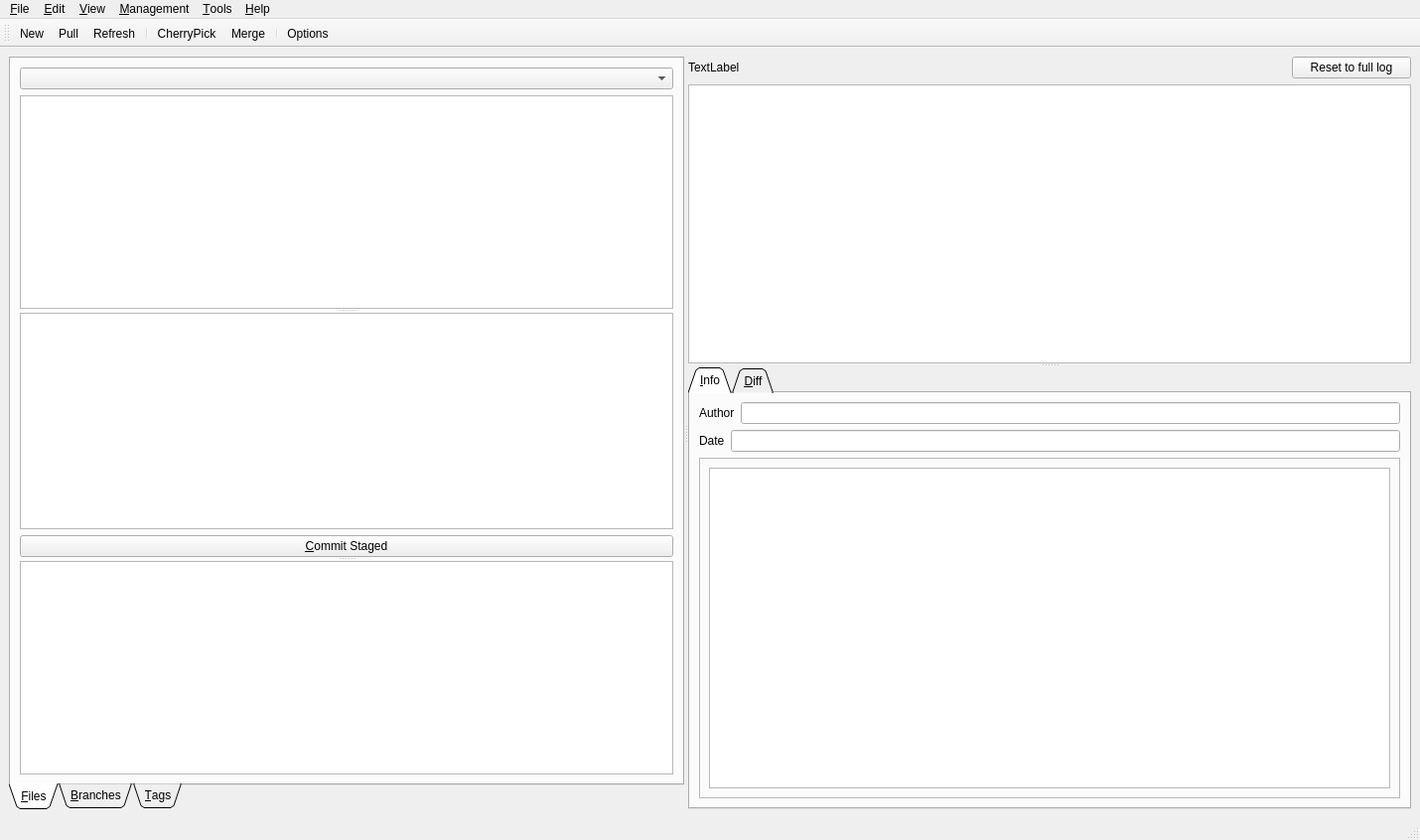
<ui version="4.0" >
 <class>MainWindow</class>
 <widget class="QMainWindow" name="MainWindow" >
  <property name="geometry" >
   <rect>
    <x>0</x>
    <y>0</y>
    <width>1430</width>
    <height>846</height>
   </rect>
  </property>
  <property name="windowTitle" >
   <string>TeamGit</string>
  </property>
  <property name="layoutDirection" >
   <enum>Qt::LeftToRight</enum>
  </property>
  <widget class="QWidget" name="centralwidget" >
   <layout class="QVBoxLayout" >
    <item>
     <widget class="QSplitter" name="verticalSplitter1" >
      <property name="orientation" >
       <enum>Qt::Horizontal</enum>
      </property>
      <widget class="QTabWidget" name="tabWidget" >
       <property name="enabled" >
        <bool>true</bool>
       </property>
       <property name="sizePolicy" >
        <sizepolicy vsizetype="Expanding" hsizetype="Expanding" >
         <horstretch>0</horstretch>
         <verstretch>0</verstretch>
        </sizepolicy>
       </property>
       <property name="layoutDirection" >
        <enum>Qt::LeftToRight</enum>
       </property>
       <property name="tabPosition" >
        <enum>QTabWidget::South</enum>
       </property>
       <property name="tabShape" >
        <enum>QTabWidget::Triangular</enum>
       </property>
       <property name="currentIndex" >
        <number>0</number>
       </property>
       <widget class="QWidget" name="tab" >
        <attribute name="title" >
         <string>&amp;Files</string>
        </attribute>
        <layout class="QVBoxLayout" >
         <item>
          <widget class="QComboBox" name="projectsComboBox" />
         </item>
         <item>
          <widget class="QSplitter" name="splitter" >
           <property name="orientation" >
            <enum>Qt::Vertical</enum>
           </property>
           <widget class="QTreeView" name="projectFilesView" />
           <widget class="QWidget" name="layoutWidget" >
            <layout class="QVBoxLayout" >
             <item>
              <widget class="QTreeView" name="stagedFilesView" >
               <property name="selectionMode" >
                <enum>QAbstractItemView::SingleSelection</enum>
               </property>
               <property name="autoExpandDelay" >
                <number>0</number>
               </property>
              </widget>
             </item>
             <item>
              <widget class="QPushButton" name="commitButton" >
               <property name="text" >
                <string>&amp;Commit Staged</string>
               </property>
              </widget>
             </item>
            </layout>
           </widget>
           <widget class="QTreeView" name="unstagedFilesView" >
            <property name="selectionMode" >
             <enum>QAbstractItemView::SingleSelection</enum>
            </property>
            <property name="autoExpandDelay" >
             <number>0</number>
            </property>
           </widget>
          </widget>
         </item>
        </layout>
       </widget>
       <widget class="QWidget" name="tab_2" >
        <attribute name="title" >
         <string>&amp;Branches</string>
        </attribute>
        <layout class="QVBoxLayout" >
         <item>
          <widget class="QTreeView" name="branchesView" />
         </item>
        </layout>
       </widget>
       <widget class="QWidget" name="tab_7" >
        <attribute name="title" >
         <string>&amp;Tags</string>
        </attribute>
        <layout class="QVBoxLayout" >
         <item>
          <widget class="QTreeView" name="tagsView" />
         </item>
        </layout>
       </widget>
      </widget>
      <widget class="QSplitter" name="horizontalSplitter1" >
       <property name="orientation" >
        <enum>Qt::Vertical</enum>
       </property>
       <widget class="QWidget" name="layoutWidget" >
        <layout class="QVBoxLayout" >
         <item>
          <layout class="QHBoxLayout" >
           <item>
            <widget class="QLabel" name="LogMessage" >
             <property name="text" >
              <string>TextLabel</string>
             </property>
            </widget>
           </item>
           <item>
            <widget class="QPushButton" name="ResetLogButton" >
             <property name="minimumSize" >
              <size>
               <width>120</width>
               <height>0</height>
              </size>
             </property>
             <property name="maximumSize" >
              <size>
               <width>100</width>
               <height>16777215</height>
              </size>
             </property>
             <property name="text" >
              <string>Reset to full log</string>
             </property>
            </widget>
           </item>
          </layout>
         </item>
         <item>
          <widget class="QTreeView" name="logView" >
           <property name="sizePolicy" >
            <sizepolicy vsizetype="Expanding" hsizetype="Expanding" >
             <horstretch>0</horstretch>
             <verstretch>1</verstretch>
            </sizepolicy>
           </property>
           <property name="rootIsDecorated" >
            <bool>false</bool>
           </property>
          </widget>
         </item>
        </layout>
       </widget>
       <widget class="QSplitter" name="horizontalSplitter2" >
        <property name="orientation" >
         <enum>Qt::Vertical</enum>
        </property>
        <widget class="QTabWidget" name="commitLogTabs" >
         <property name="sizePolicy" >
          <sizepolicy vsizetype="Expanding" hsizetype="Minimum" >
           <horstretch>0</horstretch>
           <verstretch>5</verstretch>
          </sizepolicy>
         </property>
         <property name="minimumSize" >
          <size>
           <width>0</width>
           <height>30</height>
          </size>
         </property>
         <property name="baseSize" >
          <size>
           <width>0</width>
           <height>100</height>
          </size>
         </property>
         <property name="layoutDirection" >
          <enum>Qt::LeftToRight</enum>
         </property>
         <property name="tabShape" >
          <enum>QTabWidget::Triangular</enum>
         </property>
         <property name="currentIndex" >
          <number>0</number>
         </property>
         <widget class="QWidget" name="tab_3" >
          <attribute name="title" >
           <string>&amp;Info</string>
          </attribute>
          <layout class="QHBoxLayout" >
           <item>
            <layout class="QVBoxLayout" >
             <item>
              <layout class="QVBoxLayout" >
               <item>
                <layout class="QHBoxLayout" >
                 <item>
                  <widget class="QLabel" name="label" >
                   <property name="text" >
                    <string>Author</string>
                   </property>
                  </widget>
                 </item>
                 <item>
                  <widget class="QLineEdit" name="commit_author" >
                   <property name="readOnly" >
                    <bool>true</bool>
                   </property>
                  </widget>
                 </item>
                </layout>
               </item>
               <item>
                <layout class="QHBoxLayout" >
                 <item>
                  <widget class="QLabel" name="label_2" >
                   <property name="text" >
                    <string>Date</string>
                   </property>
                  </widget>
                 </item>
                 <item>
                  <widget class="QLineEdit" name="commit_date" >
                   <property name="readOnly" >
                    <bool>true</bool>
                   </property>
                  </widget>
                 </item>
                </layout>
               </item>
              </layout>
             </item>
             <item>
              <widget class="QFrame" name="Log" >
               <property name="frameShape" >
                <enum>QFrame::StyledPanel</enum>
               </property>
               <property name="frameShadow" >
                <enum>QFrame::Raised</enum>
               </property>
               <layout class="QHBoxLayout" >
                <item>
                 <widget class="QTextEdit" name="commit_log" >
                  <property name="readOnly" >
                   <bool>true</bool>
                  </property>
                 </widget>
                </item>
               </layout>
              </widget>
             </item>
            </layout>
           </item>
          </layout>
         </widget>
         <widget class="QWidget" name="tab_4" >
          <attribute name="title" >
           <string>&amp;Diff</string>
          </attribute>
          <layout class="QHBoxLayout" >
           <item>
            <widget class="QTextEdit" name="commit_diff" >
             <property name="readOnly" >
              <bool>true</bool>
             </property>
            </widget>
           </item>
          </layout>
         </widget>
        </widget>
       </widget>
      </widget>
     </widget>
    </item>
   </layout>
  </widget>
  <widget class="QMenuBar" name="menubar" >
   <property name="geometry" >
    <rect>
     <x>0</x>
     <y>0</y>
     <width>1430</width>
     <height>30</height>
    </rect>
   </property>
   <widget class="QMenu" name="menuFile" >
    <property name="title" >
     <string>&amp;File</string>
    </property>
    <addaction name="action_Refresh" />
   </widget>
   <widget class="QMenu" name="menu_Edit" >
    <property name="title" >
     <string>&amp;Edit</string>
    </property>
    <addaction name="action_CherryPick" />
    <addaction name="action_Merge" />
    <addaction name="action_Options" />
   </widget>
   <widget class="QMenu" name="menu_View" >
    <property name="title" >
     <string>&amp;View</string>
    </property>
   </widget>
   <widget class="QMenu" name="menu_Connection" >
    <property name="title" >
     <string>&amp;Management</string>
    </property>
    <addaction name="actionAdd_Repositories" />
    <addaction name="actionAdd_View" />
    <addaction name="actionDelete_Repository" />
    <addaction name="actionRemove_View" />
   </widget>
   <widget class="QMenu" name="menu_Tools" >
    <property name="title" >
     <string>&amp;Tools</string>
    </property>
    <addaction name="action_New" />
    <addaction name="action_Pull" />
   </widget>
   <widget class="QMenu" name="menu_Help" >
    <property name="title" >
     <string>&amp;Help</string>
    </property>
    <addaction name="actionAbout" />
   </widget>
   <addaction name="menuFile" />
   <addaction name="menu_Edit" />
   <addaction name="menu_View" />
   <addaction name="menu_Connection" />
   <addaction name="menu_Tools" />
   <addaction name="menu_Help" />
  </widget>
  <widget class="QStatusBar" name="statusbar" />
  <widget class="QToolBar" name="toolBar" >
   <property name="windowTitle" >
    <string>toolBar</string>
   </property>
   <attribute name="toolBarArea" >
    <enum>TopToolBarArea</enum>
   </attribute>
   <attribute name="toolBarBreak" >
    <bool>false</bool>
   </attribute>
   <addaction name="action_New" />
   <addaction name="action_Pull" />
   <addaction name="action_Refresh" />
   <addaction name="separator" />
   <addaction name="action_CherryPick" />
   <addaction name="action_Merge" />
   <addaction name="separator" />
   <addaction name="action_Options" />
  </widget>
  <action name="action_New" >
   <property name="icon" >
    <iconset resource="icons.qrc" >:/main/add.png</iconset>
   </property>
   <property name="text" >
    <string>&amp;New</string>
   </property>
  </action>
  <action name="action_Pull" >
   <property name="icon" >
    <iconset resource="icons.qrc" >:/main/extender_opened.png</iconset>
   </property>
   <property name="text" >
    <string>&amp;Pull</string>
   </property>
  </action>
  <action name="action_Refresh" >
   <property name="icon" >
    <iconset resource="icons.qrc" >:/main/reload_page.png</iconset>
   </property>
   <property name="text" >
    <string>&amp;Refresh</string>
   </property>
  </action>
  <action name="action_Options" >
   <property name="icon" >
    <iconset resource="icons.qrc" >:/main/configure.png</iconset>
   </property>
   <property name="text" >
    <string>&amp;Options</string>
   </property>
  </action>
  <action name="action_CherryPick" >
   <property name="icon" >
    <iconset resource="icons.qrc" >:/main/redo.png</iconset>
   </property>
   <property name="text" >
    <string>&amp;CherryPick</string>
   </property>
  </action>
  <action name="action_Merge" >
   <property name="icon" >
    <iconset resource="icons.qrc" >:/main/bookmark_toolbar.png</iconset>
   </property>
   <property name="text" >
    <string>&amp;Merge</string>
   </property>
  </action>
  <action name="action_Cut" >
   <property name="text" >
    <string>&amp;Cut</string>
   </property>
  </action>
  <action name="actionAdd_Repositories" >
   <property name="icon" >
    <iconset resource="icons.qrc" >:/main/adept_install.png</iconset>
   </property>
   <property name="text" >
    <string>Add &amp;Repository</string>
   </property>
  </action>
  <action name="actionAdd_View" >
   <property name="text" >
    <string>Add &amp;View</string>
   </property>
  </action>
  <action name="actionDelete_Repository" >
   <property name="icon" >
    <iconset resource="icons.qrc" >:/main/adept_remove.png</iconset>
   </property>
   <property name="text" >
    <string>Remove Repository</string>
   </property>
  </action>
  <action name="actionRemove_View" >
   <property name="icon" >
    <iconset resource="icons.qrc" >:/main/remove.png</iconset>
   </property>
   <property name="text" >
    <string>Remove View</string>
   </property>
  </action>
  <action name="actionAbout" >
   <property name="icon" >
    <iconset resource="icons.qrc" >:/main/messagebox_info.png</iconset>
   </property>
   <property name="text" >
    <string>About</string>
   </property>
  </action>
 </widget>
 <resources>
  <include location="icons.qrc" />
 </resources>
 <connections/>
</ui>
